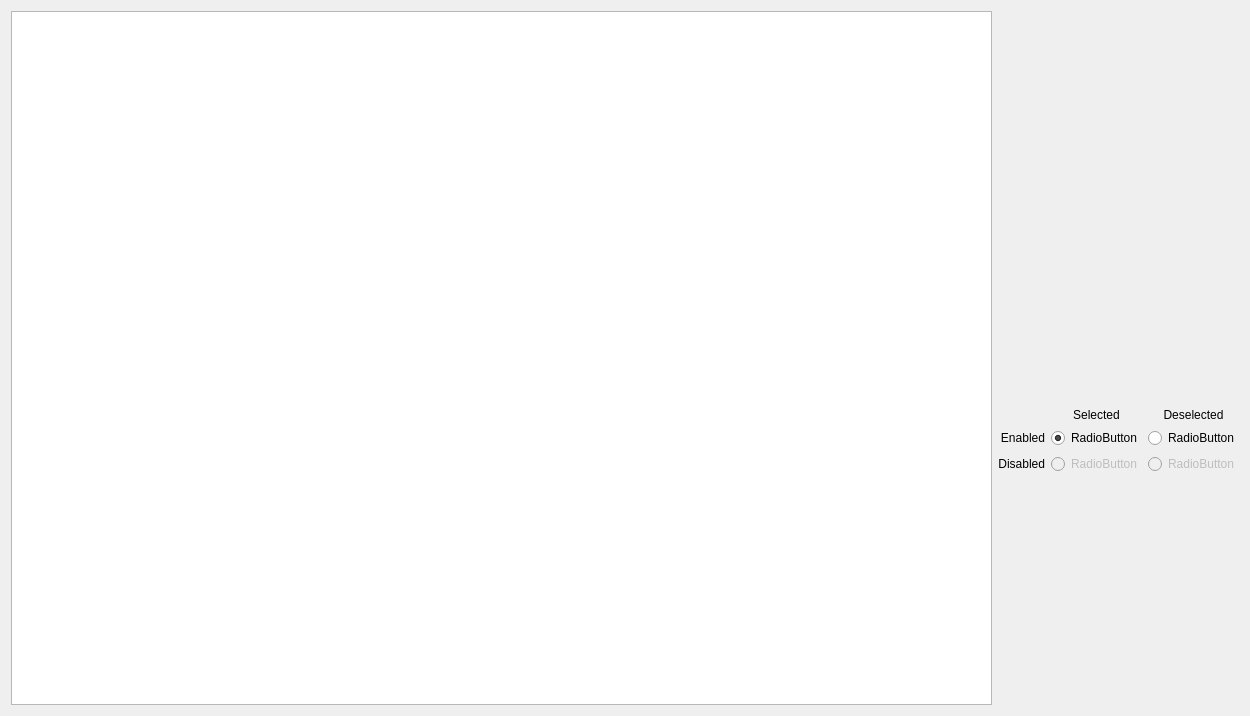
<?xml version="1.0" encoding="UTF-8"?>
<ui version="4.0">
 <class>RadioButtonPage</class>
 <widget class="QWidget" name="RadioButtonPage">
  <property name="geometry">
   <rect>
    <x>0</x>
    <y>0</y>
    <width>1250</width>
    <height>716</height>
   </rect>
  </property>
  <property name="sizePolicy">
   <sizepolicy hsizetype="Expanding" vsizetype="Expanding">
    <horstretch>0</horstretch>
    <verstretch>0</verstretch>
   </sizepolicy>
  </property>
  <layout class="QHBoxLayout" name="horizontalLayout">
   <item>
    <widget class="QTextEdit" name="exampleText">
     <property name="undoRedoEnabled">
      <bool>false</bool>
     </property>
     <property name="readOnly">
      <bool>true</bool>
     </property>
    </widget>
   </item>
   <item>
    <layout class="QVBoxLayout" name="verticalLayout">
     <item>
      <spacer name="verticalSpacer">
       <property name="orientation">
        <enum>Qt::Vertical</enum>
       </property>
       <property name="sizeHint" stdset="0">
        <size>
         <width>20</width>
         <height>40</height>
        </size>
       </property>
      </spacer>
     </item>
     <item>
      <layout class="QGridLayout" name="gridLayout">
       <item row="0" column="2">
        <widget class="QLabel" name="label_4">
         <property name="text">
          <string>Deselected</string>
         </property>
         <property name="alignment">
          <set>Qt::AlignBottom|Qt::AlignHCenter</set>
         </property>
         <property name="class" stdset="0">
          <string>secondaryText</string>
         </property>
        </widget>
       </item>
       <item row="2" column="0">
        <widget class="QLabel" name="label_2">
         <property name="text">
          <string>Disabled</string>
         </property>
         <property name="alignment">
          <set>Qt::AlignRight|Qt::AlignTrailing|Qt::AlignVCenter</set>
         </property>
         <property name="class" stdset="0">
          <string>secondaryText</string>
         </property>
        </widget>
       </item>
       <item row="0" column="1">
        <widget class="QLabel" name="label_3">
         <property name="sizePolicy">
          <sizepolicy hsizetype="Preferred" vsizetype="Expanding">
           <horstretch>0</horstretch>
           <verstretch>0</verstretch>
          </sizepolicy>
         </property>
         <property name="text">
          <string>Selected</string>
         </property>
         <property name="alignment">
          <set>Qt::AlignBottom|Qt::AlignHCenter</set>
         </property>
         <property name="class" stdset="0">
          <string>secondaryText</string>
         </property>
        </widget>
       </item>
       <item row="1" column="0">
        <widget class="QLabel" name="label">
         <property name="text">
          <string>Enabled</string>
         </property>
         <property name="alignment">
          <set>Qt::AlignRight|Qt::AlignTrailing|Qt::AlignVCenter</set>
         </property>
         <property name="class" stdset="0">
          <string>secondaryText</string>
         </property>
        </widget>
       </item>
       <item row="1" column="2">
        <widget class="QRadioButton" name="radioButton_2">
         <property name="text">
          <string>RadioButton</string>
         </property>
        </widget>
       </item>
       <item row="1" column="1">
        <widget class="QRadioButton" name="radioButton">
         <property name="text">
          <string>RadioButton</string>
         </property>
         <property name="checked">
          <bool>true</bool>
         </property>
        </widget>
       </item>
       <item row="2" column="2">
        <widget class="QRadioButton" name="radioButton_3">
         <property name="enabled">
          <bool>false</bool>
         </property>
         <property name="text">
          <string>RadioButton</string>
         </property>
        </widget>
       </item>
       <item row="2" column="1">
        <widget class="QRadioButton" name="radioButton_4">
         <property name="enabled">
          <bool>false</bool>
         </property>
         <property name="text">
          <string>RadioButton</string>
         </property>
         <property name="checked">
          <bool>false</bool>
         </property>
        </widget>
       </item>
      </layout>
     </item>
     <item>
      <spacer name="verticalSpacer_2">
       <property name="orientation">
        <enum>Qt::Vertical</enum>
       </property>
       <property name="sizeHint" stdset="0">
        <size>
         <width>20</width>
         <height>40</height>
        </size>
       </property>
      </spacer>
     </item>
    </layout>
   </item>
  </layout>
 </widget>
 <resources/>
 <connections/>
</ui>
